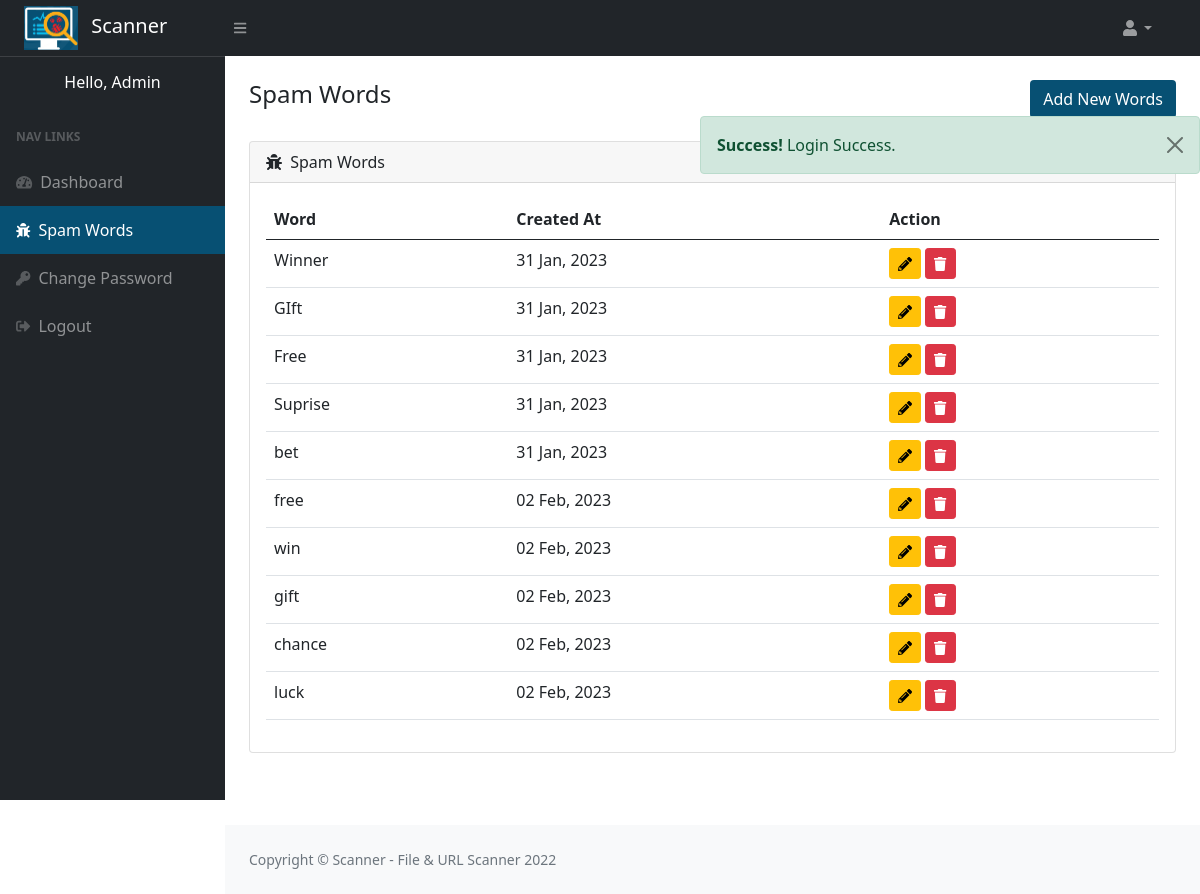
The app's page /words.php (signed in), older data.
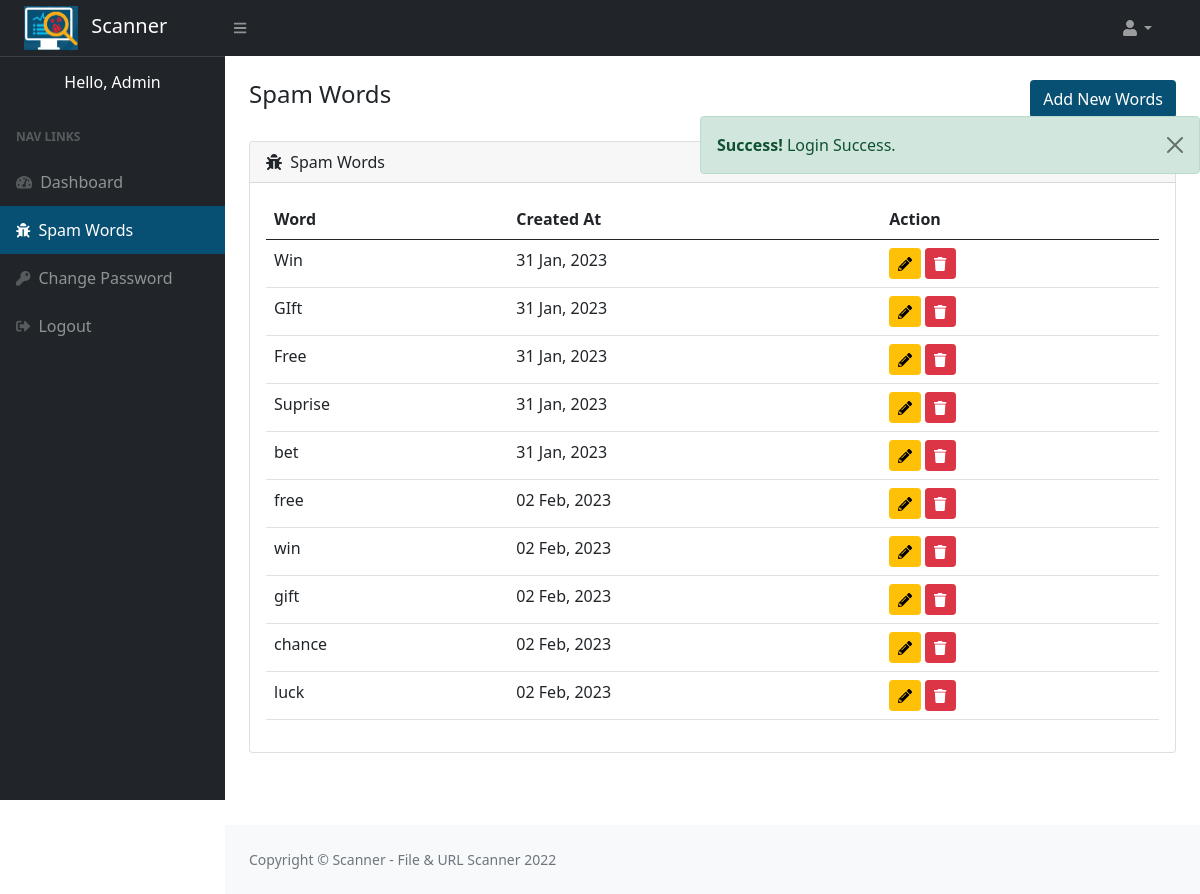
The same page, newer data.
### tables this page shows
CREATE TABLE `spam_words` (
  `id` int(11) NOT NULL,
  `word` varchar(250) NOT NULL,
  `created_at` timestamp NOT NULL DEFAULT current_timestamp()
);

### config.php (called while the page is built, shortened)
<?php
$appName = 'Scanner - File & URL Scanner';
?>

### words.php (the view, shortened to what this page needs)
<?php
$active="words";
include("layout/header.php");
include("layout/alert.php");
$result = mysqli_query($conn,"SELECT * from spam_words ");
$words=mysqli_fetch_all($result,MYSQLI_ASSOC);
?>
<main>
  <div class="container-fluid px-4">
  <button type="button" class="btn btn-orange float-end" data-bs-toggle="modal" data-bs-target="#exampleModal">
            Add New Words
        </button>
    <h4 class="mt-4">Spam Words </h4>   <br>
      <div class="card mb-4">
        <div class="card-header">
            <i class="fas fa-bug me-1"></i>
            Spam Words
        </div>
        <div class="card-body">
            <table id="datatablesSimple" class="table">
                <thead>
                    <tr>
                        <th>Word</th>
                        <th>Created At</th>
                        <th>Action</th>
                    </tr>
                </thead>
                <tbody>
                 <?php  if (count($words)>0){
                    foreach ($words as $item){?>
                    <tr>
                        <td><?=$item['word']?></td>
                        <td><?=date('d M, Y',strtotime($item['created_at']))?></td>
                        <td class="">
                            <button class="btn btn-sm btn-warning" onclick='editModal(`<?=$item["id"]?>`,`<?=$item["word"]?>`)' data-bs-toggle="modal" data-bs-target="#editModal"><i class="fas fa-pencil-alt"></i></button>
                            <a href="functions.php?del-word=1&id=<?=$item['id']?>" class="btn btn-sm btn-danger" onclick="return confirm('Are you sure? you want to delete')"><i class="fas fa-trash"></i></a>
                        </td>
                    </tr>
                    <?php }
                    }
                    else{
                       echo '<h6 class="text-danger">No Data is found</h6>';
                    }?>
                </tbody>
            </table>
        </div>
    </div>
</div>
</main> <br> <br>
<?php include("layout/footer.php");?>

### layout/header.php (shortened to what this page needs)
<?php include('config.php');
?>
<!DOCTYPE html>
<html lang="en">
    <head>
        <link href="https://cdn.jsdelivr.net/npm/simple-datatables@latest/dist/style.css" rel="stylesheet" />
        <link href="assets/css/dashboard.css" rel="stylesheet" />
    </head>
    <body class="sb-nav-fixed">
        <nav class="sb-topnav navbar navbar-expand navbar-dark bg-dark">
            <a class="navbar-brand ps-3" href="dashboard.php">
                <img src="assets/images/favicon.png" width="70" class=" p-2" alt="" srcset=""> Scanner</a>
            <button class="btn btn-link btn-sm order-1 order-lg-0 me-4 me-lg-0" id="sidebarToggle" href="#!"><i class="fas fa-bars"></i></button>
            <div class="d-none d-md-inline-block form-inline ms-auto me-0 me-md-3 my-2 my-md-0">
                <ul class="navbar-nav ms-auto ms-md-0 me-3 me-lg-4">
                    <li class="nav-item dropdown">
                        <a class="nav-link dropdown-toggle" id="navbarDropdown" href="#" role="button" data-bs-toggle="dropdown" aria-expanded="false"><i class="fas fa-user fa-fw"></i></a>
                    </li>
                </ul>
            </div>
        </nav>
        <div id="layoutSidenav">
            <div id="layoutSidenav_nav">
                <nav class="sb-sidenav accordion sb-sidenav-dark" id="sidenavAccordion">
                    <div class="sb-sidenav-menu">
                        <div class="nav"><hr class="m-0 mb-2">
                            <div class="user text-center mx-2">
                                <h6 class="text-white mt-2">Hello, <?=$_SESSION['user']['name']?></h6>
                            </div>
                            <div class="sb-sidenav-menu-heading">Nav Links</div>
                            <a class="nav-link <?=($active=='dashboard')?'active':''?>" href="dashboard.php">
                                <div class="sb-nav-link-icon"><i class="fas fa-tachometer-alt"></i></div>
                                Dashboard
                            </a>
                            <a class="nav-link <?=($active=='words')?'active':''?>" href="words.php">
                                <div class="sb-nav-link-icon"><i class="fas fa-bug"></i></div>
                               Spam Words
                            </a>
                            <a class="nav-link <?=($active=='password')?'active':''?>" href="change-password.php">
                                <div class="sb-nav-link-icon"><i class="fas fa-key"></i></div>
                                Change Password
                            </a>
                            <a class="nav-link " href="functions.php?logout=1">
                                <div class="sb-nav-link-icon"><i class="fas fa-sign-out-alt"></i></div>
                                Logout
                            </a>
                        </div>
                    </div>
                </nav>
            </div>
            <div id="layoutSidenav_content">

### layout/alert.php (shortened to what this page needs)
<?php
if (isset($_SESSION['success']))
  echo'<div class="alert alert-success alert-dismissible fade show">
  <button type="button" class="btn-close" data-bs-dismiss="alert" aria-label="Close"></button>
        <strong>Success!</strong> '.$_SESSION['success'].'
    </div>';
 ?>

### layout/footer.php (shortened to what this page needs)
<footer class="py-4 bg-light mt-auto">
                    <div class="container-fluid px-4">
                        <div class="d-flex align-items-center justify-content-between small">
                            <div class="text-muted">Copyright &copy; <?=$appName?> 2022</div>
                        </div>
                    </div>
                </footer>
            </div>
        </div>
    </body>
</html>

Row changes from the older to the newer data that the page shows:
changed spam_words: word "Winner" → "Win"
